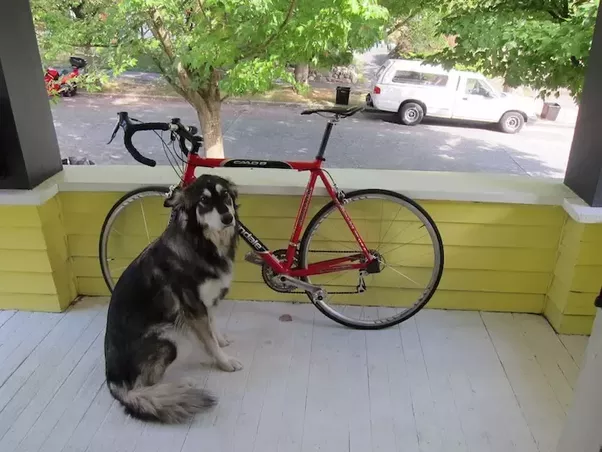
#> input picture Edge Detection/Dog.png, 602 x 452 px
$ python Edge_sobel.py
#> lines starting #> are read from the running program, lines starting #| are printed output that depends on the picture
import numpy as np
import matplotlib.pyplot as plt
vertical_f=[[-1,-2,-1],[0,0,0],[1,2,1]]

horizontal_f=[[-1,0,1],[-2,0,2],[-1,0,1]]

#img = plt.imread('Cube.jpg')
img = plt.imread('Dog.png')
#> img is the input picture: shape (452, 602, 3) float32; mean R, G, B 0.53, 0.532, 0.449
n,m,d = img.shape
#> n = 452; m = 602; d = 3
edges_img = img.copy()

for row in range(3, n-2):
    for col in range(3, m-2):

        #creating a 3x3 box
        local_pixels = img[row-1:row+2, col-1:col+2, 0]

        vertical_transformed_pixels = vertical_f*local_pixels
        vertical_score = vertical_transformed_pixels.sum()/4

        horizontal_transformed_pixels = horizontal_f*local_pixels
        horizontal_score = horizontal_transformed_pixels.sum()/4

        edge_score = (vertical_score**2 + horizontal_score**2)**.5
        edges_img[row, col] = [edge_score]*3
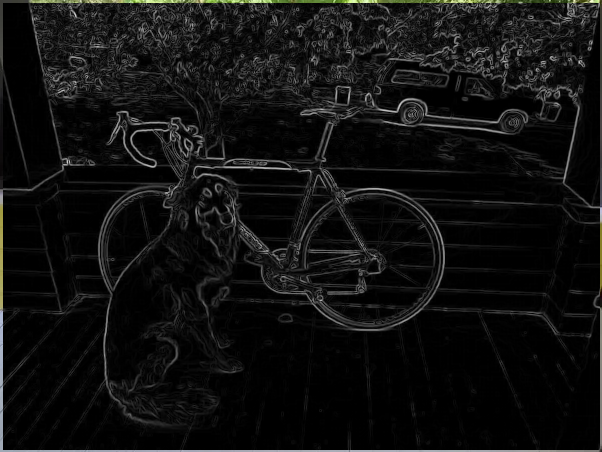
#> edges_img: shape (452, 602, 3) float32; mean R, G, B 0.0665, 0.0671, 0.0651

edges_img = edges_img/edges_img.max()
plt.imshow(edges_img)
